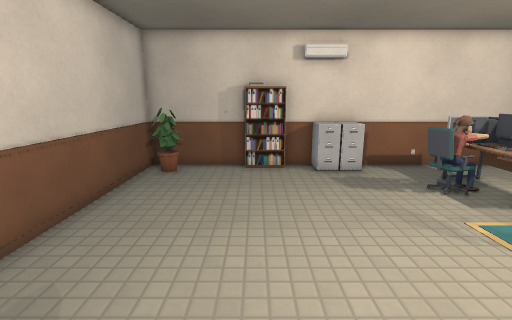
[1] (above)

17 first-person views from a walk through a 3-D level made in the Godot game engine. The camera is 1.5 m above the floor, tilts 12° down and sees 85° across. The floor is counted in squares, 0.5 m on a side. Each view is taken from the middle of a square. On the plan, view 1 faces up. The plan holds only what a view shows up to about 20 squares ahead; the rest is blank. Surface patterns are stand-ins for the level's own textures.

[2]
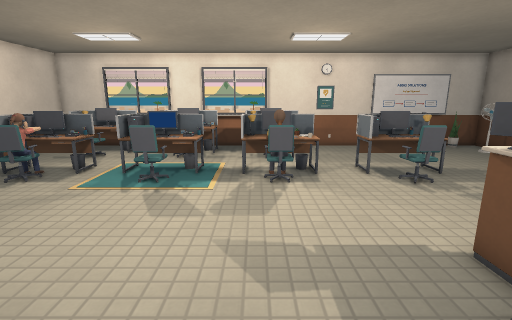

[3]
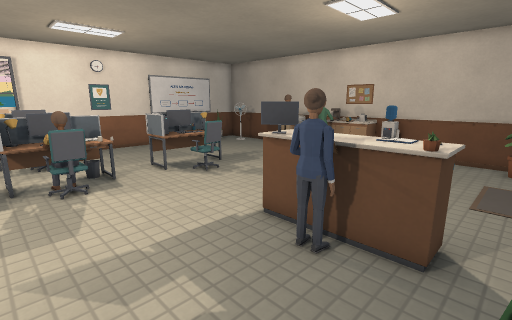

[4]
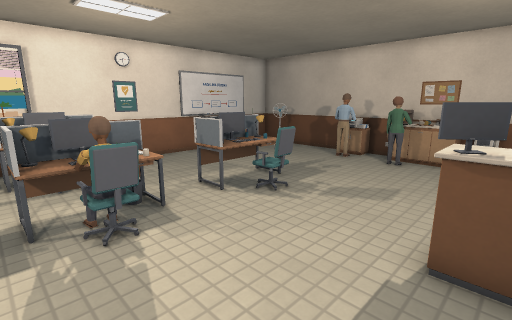

[5]
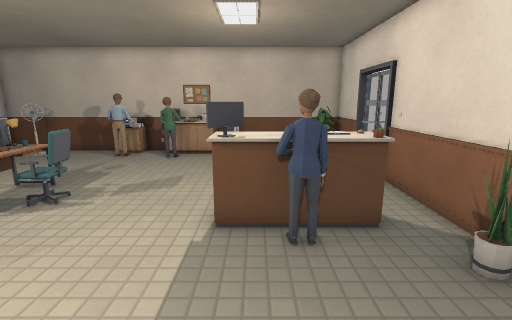

[6]
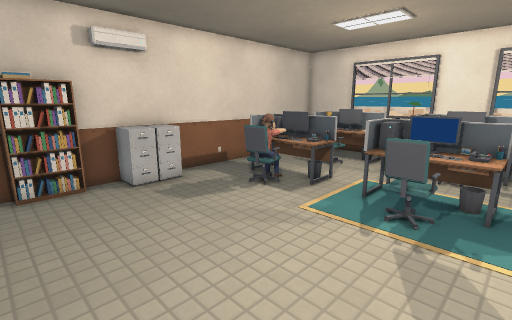

[7]
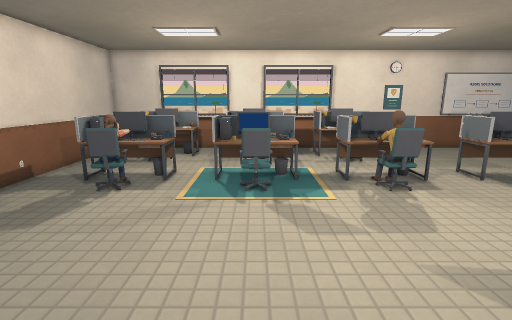

[8]
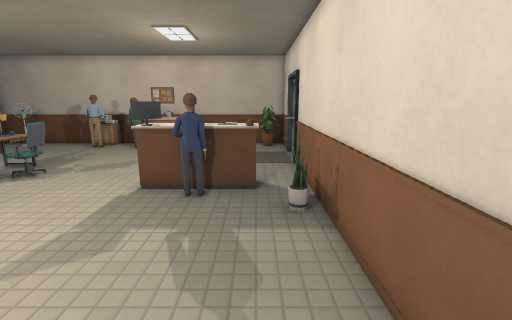

[9]
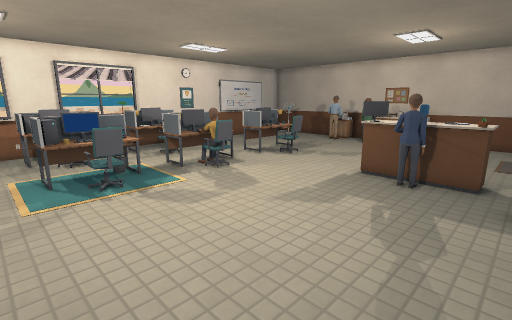

[10]
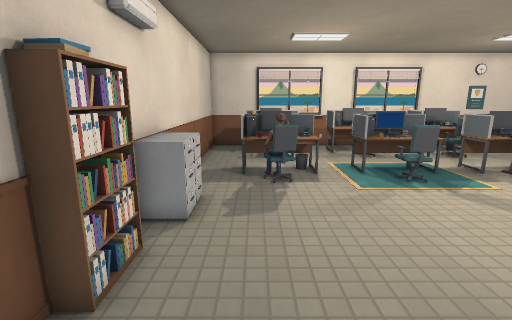

[11]
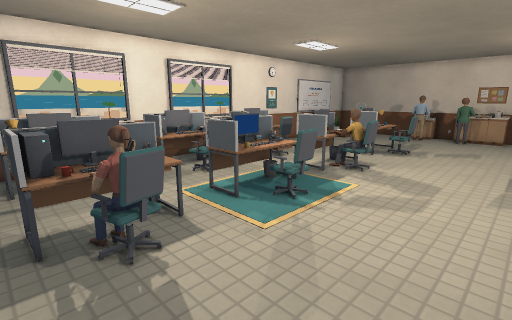

[12]
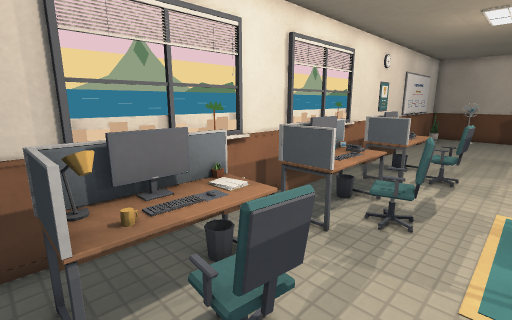

[13]
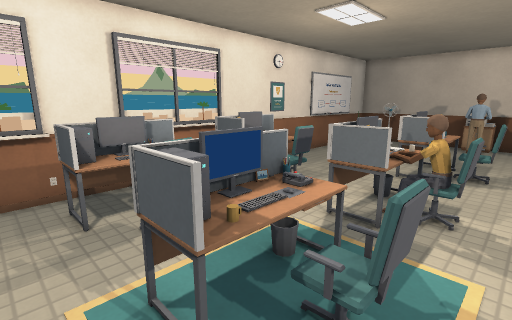

[14]
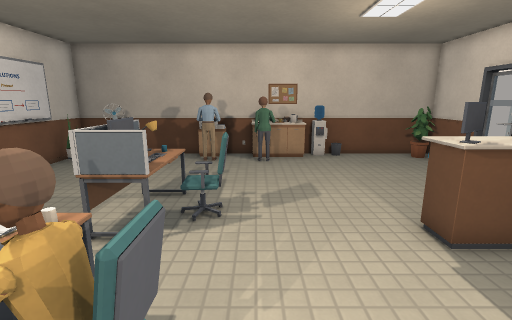

[15]
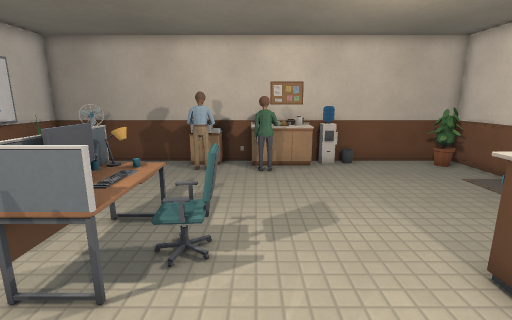

[16]
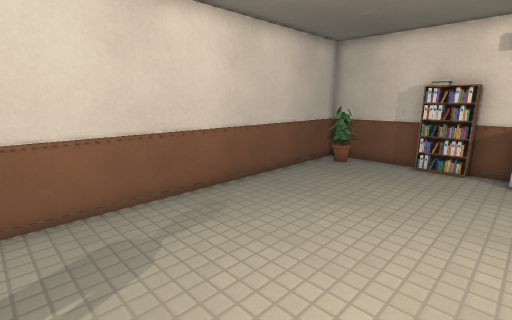

[17]
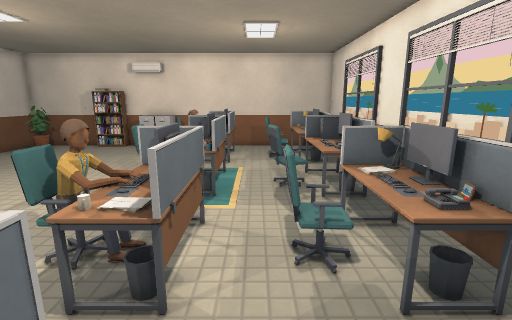

### Floor plan
Key: @ floor where view 1 was taken; # wall or solid block; x gap in a wall; . floor; = window, fence, low wall or low ledge; ^ raised ledge; B bookshelf; C cabinet; H chair; P phone; E desk; T thing the floor can be seen under or through; L lamp; K keyboard; M mug; N monitor; F fan; S chest; R printer; O other object.
Columns run from 5 left of view 1 to 15 right of it. Each row starts with its distance up from view 1.
 13  ####B###############
 12 ###..BB.CCC.........#
 11 #=...........=...#=.#
 10 #..........HPET..EL##
  9 #..........PPOT.H ###
  8 #...........EOT.HEE##
  7 #............ET..EE##
  6 #............TT..####
  5 #...........EET.HE###
  4 #..........HHKT.H ###
  3 #...........EET.HEO##
  2 #............ET..EE##
  1 #............TT..####
  0 #....@.....HELT..EL##
 -1 #..........STTT.H####
 -2 #=..........EMT.HEE##
 -3 #=...........E...EE.#
 -4 #.^^S^#......x......#
 -5 #.^^^^N.....ETT.....#
 -6 #.. .......HEKT.....#
 -7 #.. .......HHOT.....#
 -8 #...........ELT.....#
 -9 #...................#
-10 #...................#
-11 #...................#
-12 #...................#
-13 #==......MM.RR....Fx#
-14 ###...##=^^.x^...FF.#
-15 #####################

Where each view was taken, in squares from view 1:
view 1: 0 up, 0 right, facing up
view 2: 0 up, 4 left, facing right
view 3: 1 up, 4 left, facing down-right
view 4: 1 up, 0 right, facing down-right
view 5: 2 up, 0 right, facing down
view 6: 2 up, 1 left, facing up-right
view 7: 4 up, 3 left, facing right
view 8: 5 up, 3 left, facing down
view 9: 7 up, 4 left, facing down-right
view 10: 10 up, 4 left, facing right
view 11: 11 up, 1 right, facing down-right
view 12: 11 up, 9 right, facing down-right
view 13: 7 up, 5 right, facing down-right
view 14: 1 up, 5 right, facing down
view 15: 1 down, 5 right, facing down
view 16: 1 down, 3 right, facing up-left
view 17: 6 down, 10 right, facing up
